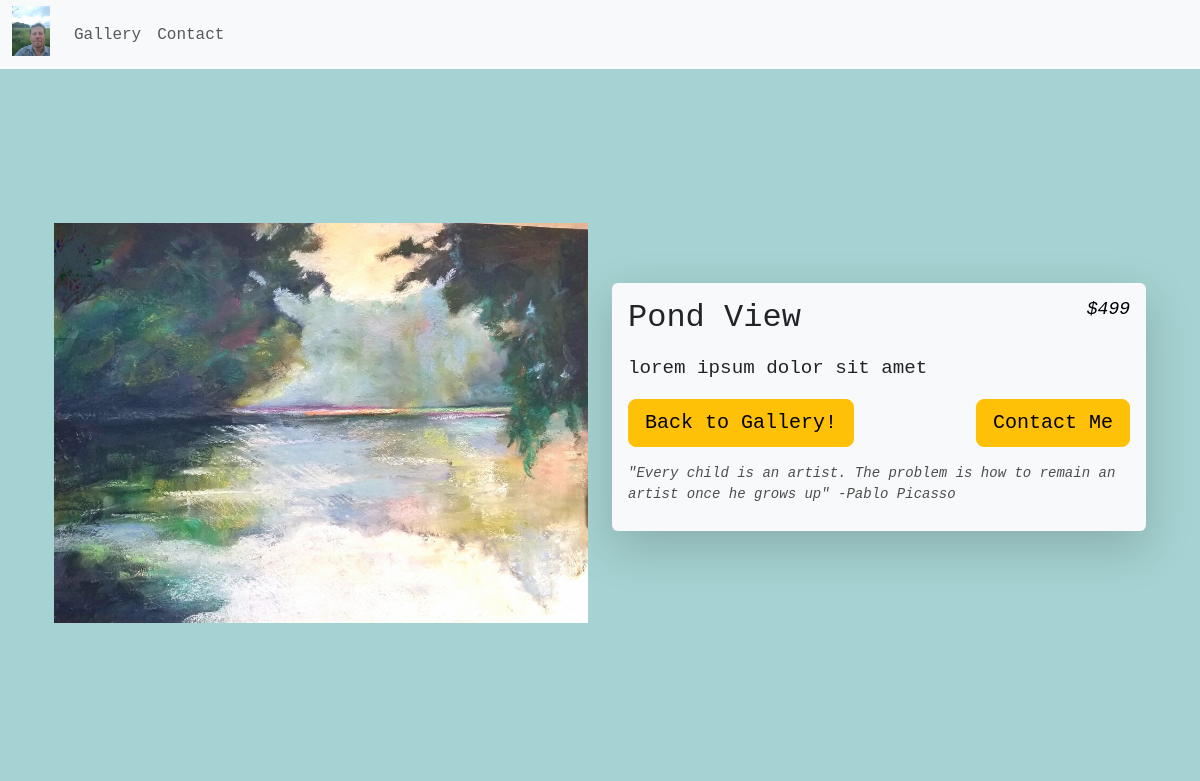
Screenshot of /gallery/Pond View/ with the database file from the repository.
### jimTheArtist/models.py (models this page shows, shortened)
class Painting(models.Model):
    title = models.CharField(max_length=100)
    description = models.TextField()
    price = models.IntegerField()
    image = models.ImageField(upload_to='paintings/')

### jimTheArtist/views.py (the view)
# urls.py: path('gallery/<str:painting_name>/', views.painting, name='painting'),
def painting(request, painting_name):
    painting = get_object_or_404(Painting, title=painting_name)
    return render(request, 'painting.html', {'painting': painting, 'quote': random.choice(quotes)})

### jimTheArtist/templates/painting.html (shortened to what this page needs)
{% extends 'base.html' %}
{% block content %}
<div class="container">
    <div class="row">
        <div class="col-md-6">
            <span class="d-block mb-3"><img class="full-screen-image w-100 painting_img" src="{{ painting.image.url }}"></span>
        </div>
        <div class="col-md-6 d-flex flex-column justify-content-center">
            <div class="shadow-lg p-3 mb-5 bg-body-tertiary rounded">
              <div class="mb-3">
                <h1 class="h2 mb-2 painting_title">{{ painting.title }} <span class="price-text h5"> ${{ painting.price }}</span></h1>
                <p class="small painting-text">{{ painting.description }}</p>
              </div>
              <div class="d-flex justify-content-between mb-3">
                <a href="{% url 'gallery' %}" class="btn btn-warning btn-lg mr-3">Back to Gallery!</a>
                <a href="{% url 'contact' %}" class="btn btn-warning btn-lg">Contact Me</a>
              </div>
              <p class="small mb-0 quote-text">{{ quote }}</p>
            </div>
          </div>
    </div>
</div>
{% endblock %}

### jimTheArtist/static/css/style.css (style rules this page uses)
body { background-color: rgba(141, 198, 198, 0.79); font-family:'Courier New', Courier, monospace; }
* { box-sizing: border-box; }

### jimTheArtist/static/css/painting.css (style rules this page uses)
.full-screen-image { height: calc(100vh - 140px); padding: 10px 0; width: auto; object-fit: scale-down; display: block; }
.col-md-6.d-flex { align-items: center; }
.price-text { font-size: 18px; font-style: italic; float: right; color: black; }
.painting-text { font-size: larger; }
.quote-text { font-style: italic; color: rgb(78, 78, 78); padding-bottom: 10px; }

### rows the page displays
Painting: image (picture), title "Pond View", price "499", description "lorem ipsum dolor sit amet"
